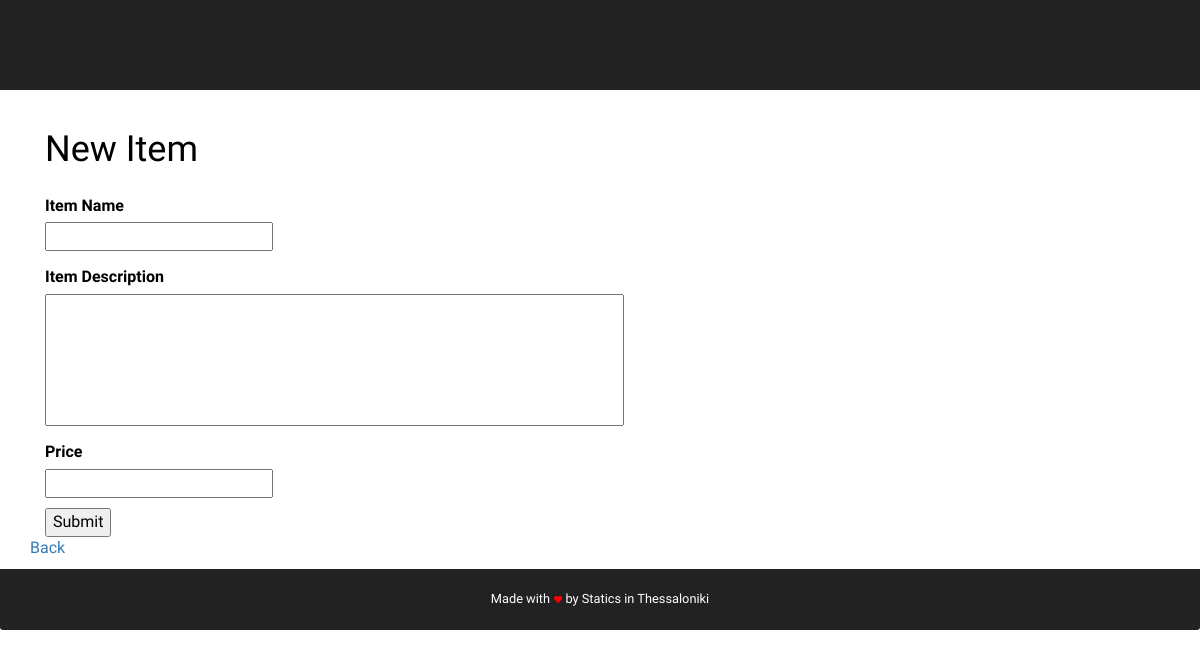
Before: /user/2/store/2/item/new with the older database file.
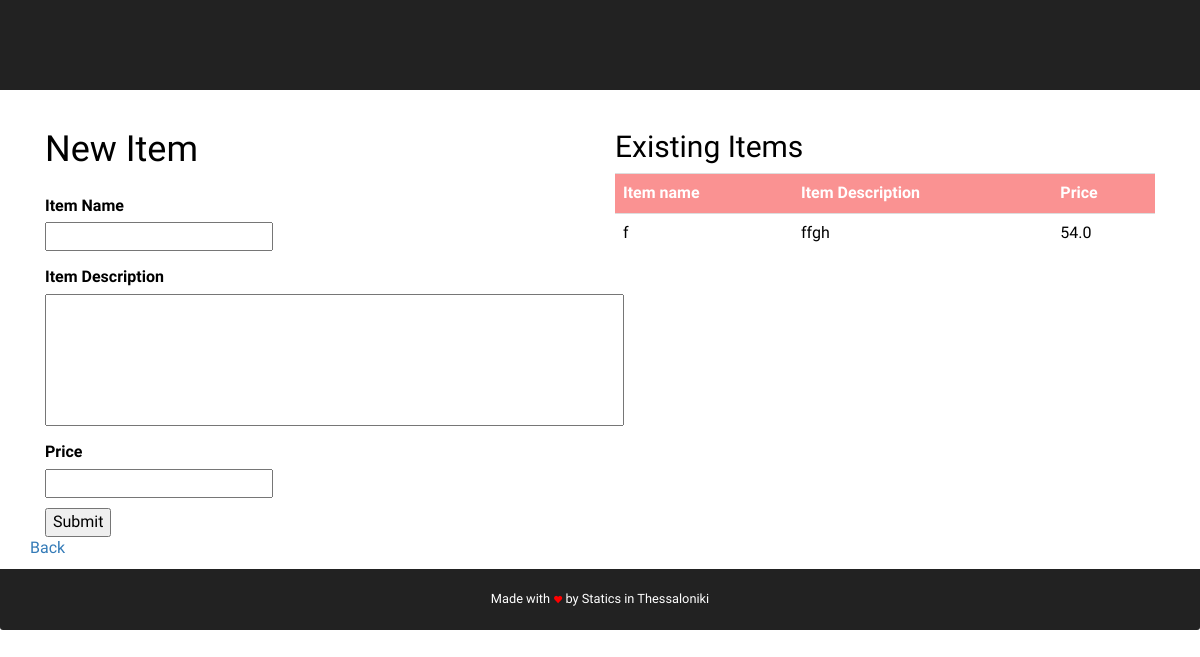
After: the same page with the newer database file.
### db_setup.py (models this page shows)
class Items(Base):
	__tablename__ = 'items'
	id = Column(Integer, primary_key = True)
	name = Column(String(15), nullable = False)
	description = Column(String(15), nullable = True)
	price = Column(Float, nullable = False)
	store_id = Column(Integer, ForeignKey('stores.id'), nullable=False)
	store = relationship(Stores, uselist=False)

### app.py (the view)
@app.route('/user/<userid>/store/<storeid>/item/new')
def newItem(userid,storeid):
	items = session.query(Items).filter_by(store_id=storeid).all()
	return render_template('Items/form.html', user=userid ,store=storeid, itm=items)

### templates/Items/form.html (shortened to what this page needs)
{% extends "layout.html" %}
{% block head %}
  {{ super() }}
{% endblock %}
{% block content %}
<div class="col-md-6">
{% if item%}
<h1>Edit Item</h1>
<form action="{{ url_for('updateItem', itemid=item.id) }}" method="post" enctype="multipart/form-data"></form>
    <label>Item Name</label><br>
    <input type="text" rows="1" cols="16" name='name' value="{{item.name}}"><br>
    <label>Item Description</label><br>
    <input class = "description" type="text" rows="4" cols="16" name='description' value="{{item.description}}"><br>
    <label>Price</label><br>
    <input type="text" rows="1" cols="16"name='price' value="{{item.price}}"><br>
    <input type="submit" style="margin-top: 10px;" value="Submit">
</form>
{% else %}
<h1>New Item</h1>
<form action="{{ url_for('createItem', storeid=store, userid=user) }}" method="post" enctype="multipart/form-data">
    <label>Item Name</label><br>
    <input type="text" rows="1" cols="16" name='name'><br>
    <label>Item Description</label><br>
    <input class = "description" type="text" rows="4" cols="16" name='description'><br>
    <label>Price</label><br>
    <input type="text" rows="1" cols="16"name='price'><br>
    <input type="submit" style="margin-top: 10px;" value="Submit">
</form>
{%endif%}
</div>
<div class="col-md-6">
{%if itm%}
  <h2>Existing Items</h2>
  <table class='table'>
    <tr>
      <th>Item name</th>
      <th>Item Description</th>
      <th>Price</th>
    </tr>
{%for i in itm%}
    <tr>
      <td>{{i.name}}</td>
      <td>{{i.description}}</td>
      <td>{{i.price}}</td>
    </tr>
{%endfor%}
  </table>
{%endif%}
</div>
<div >
  <a href="{{url_for('index')}}">
    Back
  </a>
</div>
{% endblock %}

Changed rows visible on the page:
added Items: name "f", description "ffgh", price "54.0"
Other visible differences:
text now shown: "Existing Items Item name Item Description Price"
